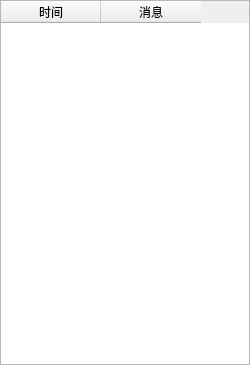
<?xml version="1.0" encoding="UTF-8"?>
<ui version="4.0">
 <class>Log</class>
 <widget class="QWidget" name="Log">
  <property name="geometry">
   <rect>
    <x>0</x>
    <y>0</y>
    <width>250</width>
    <height>365</height>
   </rect>
  </property>
  <property name="windowTitle">
   <string>Form</string>
  </property>
  <layout class="QVBoxLayout" name="verticalLayout">
   <property name="spacing">
    <number>0</number>
   </property>
   <property name="leftMargin">
    <number>0</number>
   </property>
   <property name="topMargin">
    <number>0</number>
   </property>
   <property name="rightMargin">
    <number>0</number>
   </property>
   <property name="bottomMargin">
    <number>0</number>
   </property>
   <item>
    <widget class="QWidget" name="widget" native="true">
     <property name="styleSheet">
      <string notr="true">#widget
{
background-color: rgb(14, 26, 50);
}</string>
     </property>
     <layout class="QVBoxLayout" name="verticalLayout_2">
      <property name="spacing">
       <number>0</number>
      </property>
      <property name="leftMargin">
       <number>0</number>
      </property>
      <property name="topMargin">
       <number>0</number>
      </property>
      <property name="rightMargin">
       <number>0</number>
      </property>
      <property name="bottomMargin">
       <number>0</number>
      </property>
      <item>
       <widget class="QTableWidget" name="tableWidget">
        <property name="minimumSize">
         <size>
          <width>235</width>
          <height>365</height>
         </size>
        </property>
        <property name="focusPolicy">
         <enum>Qt::NoFocus</enum>
        </property>
        <column>
         <property name="text">
          <string>时间</string>
         </property>
        </column>
        <column>
         <property name="text">
          <string>消息</string>
         </property>
        </column>
       </widget>
      </item>
     </layout>
    </widget>
   </item>
  </layout>
 </widget>
 <resources/>
 <connections/>
</ui>
